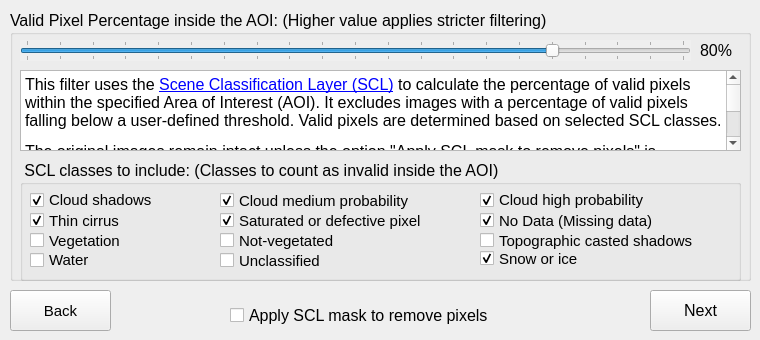
   <widget class="QWidget" name="tab_10">
    <attribute name="title">
     <string>Step 9</string>
    </attribute>
    <widget class="QGroupBox" name="groupBox_15">
     <property name="geometry">
      <rect>
       <x>10</x>
       <y>10</y>
       <width>741</width>
       <height>271</height>
      </rect>
     </property>
     <property name="font">
      <font>
       <pointsize>12</pointsize>
      </font>
     </property>
     <property name="title">
      <string>Valid Pixel Percentage inside the AOI: (Higher value applies stricter filtering)</string>
     </property>
     <widget class="QSlider" name="horizontalSlider_local_pixel_limit">
      <property name="enabled">
       <bool>true</bool>
      </property>
      <property name="geometry">
       <rect>
        <x>10</x>
        <y>30</y>
        <width>671</width>
        <height>21</height>
       </rect>
      </property>
      <property name="autoFillBackground">
       <bool>true</bool>
      </property>
      <property name="minimum">
       <number>0</number>
      </property>
      <property name="maximum">
       <number>100</number>
      </property>
      <property name="singleStep">
       <number>5</number>
      </property>
      <property name="pageStep">
       <number>5</number>
      </property>
      <property name="value">
       <number>80</number>
      </property>
      <property name="sliderPosition">
       <number>80</number>
      </property>
      <property name="orientation">
       <enum>Qt::Horizontal</enum>
      </property>
      <property name="tickPosition">
       <enum>QSlider::TicksBothSides</enum>
      </property>
     </widget>
     <widget class="QLabel" name="label_cloud_aoi">
      <property name="geometry">
       <rect>
        <x>690</x>
        <y>30</y>
        <width>51</width>
        <height>21</height>
       </rect>
      </property>
      <property name="font">
       <font>
        <pointsize>12</pointsize>
       </font>
      </property>
      <property name="text">
       <string>80%</string>
      </property>
     </widget>
     <widget class="QGroupBox" name="groupBox_9">
      <property name="geometry">
       <rect>
        <x>10</x>
        <y>150</y>
        <width>721</width>
        <height>121</height>
       </rect>
      </property>
      <property name="font">
       <font>
        <pointsize>12</pointsize>
       </font>
      </property>
      <property name="title">
       <string> SCL classes to include: (Classes to count as invalid inside the AOI)</string>
      </property>
      <widget class="QCheckBox" name="mask_class9">
       <property name="geometry">
        <rect>
         <x>460</x>
         <y>30</y>
         <width>181</width>
         <height>20</height>
        </rect>
       </property>
       <property name="font">
        <font>
         <pointsize>11</pointsize>
        </font>
       </property>
       <property name="text">
        <string>Cloud high probability</string>
       </property>
       <property name="checked">
        <bool>true</bool>
       </property>
      </widget>
      <widget class="QCheckBox" name="mask_class3">
       <property name="geometry">
        <rect>
         <x>10</x>
         <y>30</y>
         <width>131</width>
         <height>20</height>
        </rect>
       </property>
       <property name="font">
        <font>
         <pointsize>11</pointsize>
        </font>
       </property>
       <property name="text">
        <string>Cloud shadows</string>
       </property>
       <property name="checked">
        <bool>true</bool>
       </property>
      </widget>
      <widget class="QCheckBox" name="mask_class6">
       <property name="geometry">
        <rect>
         <x>10</x>
         <y>90</y>
         <width>81</width>
         <height>20</height>
        </rect>
       </property>
       <property name="font">
        <font>
         <pointsize>11</pointsize>
        </font>
       </property>
       <property name="text">
        <string>Water</string>
       </property>
      </widget>
      <widget class="QCheckBox" name="mask_class8">
       <property name="geometry">
        <rect>
         <x>200</x>
         <y>30</y>
         <width>221</width>
         <height>21</height>
        </rect>
       </property>
       <property name="font">
        <font>
         <pointsize>11</pointsize>
        </font>
       </property>
       <property name="text">
        <string>Cloud medium probability</string>
       </property>
       <property name="checked">
        <bool>true</bool>
       </property>
      </widget>
      <widget class="QCheckBox" name="mask_class10">
       <property name="geometry">
        <rect>
         <x>10</x>
         <y>50</y>
         <width>121</width>
         <height>21</height>
        </rect>
       </property>
       <property name="font">
        <font>
         <pointsize>11</pointsize>
        </font>
       </property>
       <property name="text">
        <string>Thin cirrus</string>
       </property>
       <property name="checked">
        <bool>true</bool>
       </property>
      </widget>
      <widget class="QCheckBox" name="mask_class1">
       <property name="geometry">
        <rect>
         <x>200</x>
         <y>50</y>
         <width>211</width>
         <height>21</height>
        </rect>
       </property>
       <property name="font">
        <font>
         <pointsize>11</pointsize>
        </font>
       </property>
       <property name="text">
        <string>Saturated or defective pixel</string>
       </property>
       <property name="checked">
        <bool>true</bool>
       </property>
      </widget>
      <widget class="QCheckBox" name="mask_class0">
       <property name="geometry">
        <rect>
         <x>460</x>
         <y>50</y>
         <width>191</width>
         <height>21</height>
        </rect>
       </property>
       <property name="font">
        <font>
         <pointsize>11</pointsize>
        </font>
       </property>
       <property name="text">
        <string>No Data (Missing data)</string>
       </property>
       <property name="checked">
        <bool>true</bool>
       </property>
      </widget>
      <widget class="QCheckBox" name="mask_class4">
       <property name="geometry">
        <rect>
         <x>10</x>
         <y>70</y>
         <width>111</width>
         <height>21</height>
        </rect>
       </property>
       <property name="font">
        <font>
         <pointsize>11</pointsize>
        </font>
       </property>
       <property name="text">
        <string>Vegetation</string>
       </property>
      </widget>
      <widget class="QCheckBox" name="mask_class5">
       <property name="geometry">
        <rect>
         <x>200</x>
         <y>70</y>
         <width>121</width>
         <height>21</height>
        </rect>
       </property>
       <property name="font">
        <font>
         <pointsize>11</pointsize>
        </font>
       </property>
       <property name="text">
        <string>Not-vegetated</string>
       </property>
      </widget>
      <widget class="QCheckBox" name="mask_class7">
       <property name="geometry">
        <rect>
         <x>200</x>
         <y>90</y>
         <width>111</width>
         <height>21</height>
        </rect>
       </property>
       <property name="font">
        <font>
         <pointsize>11</pointsize>
        </font>
       </property>
       <property name="text">
        <string>Unclassified</string>
       </property>
      </widget>
      <widget class="QCheckBox" name="mask_class2">
       <property name="geometry">
        <rect>
         <x>460</x>
         <y>70</y>
         <width>221</width>
         <height>21</height>
        </rect>
       </property>
       <property name="font">
        <font>
         <pointsize>11</pointsize>
        </font>
       </property>
       <property name="text">
        <string>Topographic casted shadows</string>
       </property>
      </widget>
      <widget class="QCheckBox" name="mask_class11">
       <property name="geometry">
        <rect>
         <x>460</x>
         <y>90</y>
         <width>111</width>
         <height>17</height>
        </rect>
       </property>
       <property name="font">
        <font>
         <pointsize>11</pointsize>
        </font>
       </property>
       <property name="text">
        <string>Snow or ice</string>
       </property>
       <property name="checked">
        <bool>true</bool>
       </property>
      </widget>
     </widget>
     <widget class="QTextBrowser" name="textBrowser_valid_pixels">
      <property name="geometry">
       <rect>
        <x>10</x>
        <y>60</y>
        <width>721</width>
        <height>81</height>
       </rect>
      </property>
      <property name="html">
       <string>&lt;!DOCTYPE HTML PUBLIC &quot;-//W3C//DTD HTML 4.0//EN&quot; &quot;http://www.w3.org/TR/REC-html40/strict.dtd&quot;&gt;
&lt;html&gt;&lt;head&gt;&lt;meta name=&quot;qrichtext&quot; content=&quot;1&quot; /&gt;&lt;style type=&quot;text/css&quot;&gt;
p, li { white-space: pre-wrap; }
&lt;/style&gt;&lt;/head&gt;&lt;body style=&quot; font-family:'MS Shell Dlg 2'; font-size:8.25pt; font-weight:400; font-style:normal;&quot;&gt;
&lt;p style=&quot; margin-top:0px; margin-bottom:0px; margin-left:0px; margin-right:0px; -qt-block-indent:0; text-indent:0px;&quot;&gt;&lt;span style=&quot; font-size:12pt;&quot;&gt;This filter uses the &lt;/span&gt;&lt;a href=&quot;https://custom-scripts.sentinel-hub.com/custom-scripts/sentinel-2/scene-classification/&quot;&gt;&lt;span style=&quot; font-size:12pt; text-decoration: underline; color:#0000ff;&quot;&gt;Scene Classification Layer (SCL)&lt;/span&gt;&lt;/a&gt;&lt;span style=&quot; font-size:12pt;&quot;&gt; to calculate the percentage of valid pixels within the specified Area of Interest (AOI). It excludes images with a percentage of valid pixels falling below a user-defined threshold. Valid pixels are determined based on selected SCL classes.&lt;/span&gt;&lt;/p&gt;
&lt;p style=&quot; margin-top:12px; margin-bottom:12px; margin-left:0px; margin-right:0px; -qt-block-indent:0; text-indent:0px;&quot;&gt;&lt;span style=&quot; font-size:12pt;&quot;&gt;The original images remain intact unless the option &amp;quot;Apply SCL mask to remove pixels&amp;quot; is selected. This option is independent of the filtering threshold and, when enabled, directly modifies the image data by removing pixels classified as invalid. This alteration impacts the computation of time series data as well as daily and composite images, as only valid pixels are considered in these calculations.&lt;/span&gt;&lt;/p&gt;&lt;/body&gt;&lt;/html&gt;</string>
      </property>
      <property name="overwriteMode">
       <bool>true</bool>
      </property>
      <property name="textInteractionFlags">
       <set>Qt::LinksAccessibleByKeyboard|Qt::LinksAccessibleByMouse|Qt::TextBrowserInteraction|Qt::TextEditable|Qt::TextEditorInteraction|Qt::TextSelectableByKeyboard|Qt::TextSelectableByMouse</set>
      </property>
      <property name="openLinks">
       <bool>false</bool>
      </property>
     </widget>
    </widget>
    <widget class="QPushButton" name="QPushButton_back_8">
     <property name="enabled">
      <bool>true</bool>
     </property>
     <property name="geometry">
      <rect>
       <x>10</x>
       <y>290</y>
       <width>101</width>
       <height>41</height>
      </rect>
     </property>
     <property name="font">
      <font>
       <pointsize>11</pointsize>
      </font>
     </property>
     <property name="text">
      <string>Back</string>
     </property>
     <property name="icon">
      <iconset>
       <normaloff>../medias/icons8-back-button-50.png</normaloff>../medias/icons8-back-button-50.png</iconset>
     </property>
    </widget>
    <widget class="QCheckBox" name="mask">
     <property name="geometry">
      <rect>
       <x>230</x>
       <y>300</y>
       <width>311</width>
       <height>31</height>
      </rect>
     </property>
     <property name="font">
      <font>
       <pointsize>12</pointsize>
      </font>
     </property>
     <property name="text">
      <string>Apply SCL mask to remove pixels</string>
     </property>
    </widget>
    <widget class="QPushButton" name="QPushButton_next_8">
     <property name="geometry">
      <rect>
       <x>650</x>
       <y>290</y>
       <width>101</width>
       <height>41</height>
      </rect>
     </property>
     <property name="font">
      <font>
       <pointsize>12</pointsize>
      </font>
     </property>
     <property name="text">
      <string>Next</string>
     </property>
     <property name="icon">
      <iconset>
       <normaloff>../medias/icons8-forward-button-50.png</normaloff>../medias/icons8-forward-button-50.png</iconset>
     </property>
    </widget>
   </widget>
